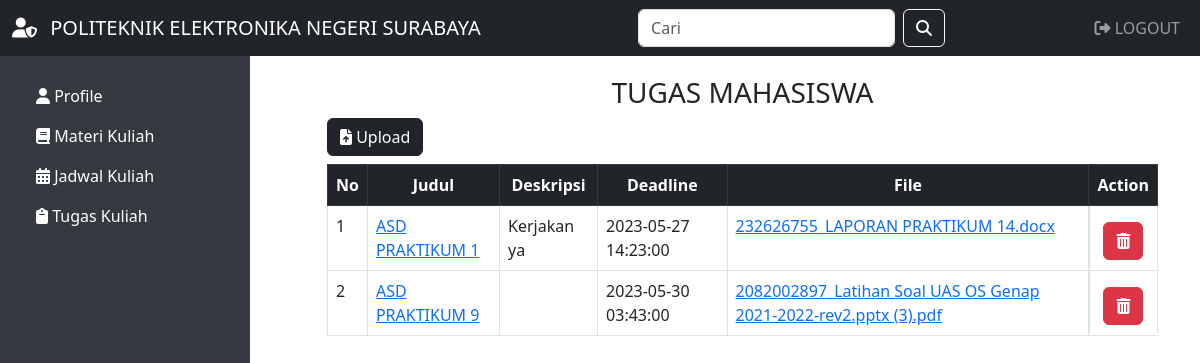
The app's page /uploadtugas.php (signed in) with its own data.
### tables this page shows
CREATE TABLE `tugas` (
  `id_tugas` int(11) NOT NULL,
  `id_dosen` int(11) NOT NULL,
  `judul` varchar(255) NOT NULL,
  `deskripsi` varchar(255) NOT NULL,
  `deadline` datetime NOT NULL,
  `nilai` int(11) NOT NULL,
  `file` varchar(255) NOT NULL
);

### uploadtugas.php (the view, shortened to what this page needs)
<?php
include('./include/header.php');
?>
<?php
include 'koneksi.php';
$no = 1;
$query = "SELECT * FROM tugas";
$result = mysqli_query($koneksi, $query);
?>
<div class="container">
    <div class="row">
        <div class="col-lg-3 sidebar">
        </div>
        <div class="col-lg-9 col-12">
            <h3 class="text-center" style="margin-top: 20px;">TUGAS MAHASISWA</h3>
            <div class="row my-2">
                <div class="col-md">
                    <button type="button" class="btn btn-dark" data-bs-toggle="modal" data-bs-target="#tambah">
                        <i class="fa-solid fa-file-arrow-up"></i>&nbsp;Upload
                    </button>
                </div>
            </div>
            <div class="table-responsive">
                <table class="table table-bordered">
                    <tr class="table-dark text-center">
                        <th>No</th>
                        <th>Judul</th>
                        <th>Deskripsi</th>
                        <th>Deadline</th>
                        <th>File</th>
                        <th>Action</th>
                    </tr>
                    <?php while ($data = mysqli_fetch_assoc($result)) { ?>
                        <tr>
                            <td><?php echo $no++; ?></td>
                            <td><a href="datatugas.php?id_tugas=<?php echo $data['id_tugas']; ?>"><?php echo $data['judul']; ?></a></td>
                            <td><?php echo $data['deskripsi']; ?></td>
                            <td><?php echo $data['deadline']; ?></td>
                            <td><a href="download.php?id_tugas=<?php echo $data['file']; ?>"><?php echo $data['file']; ?></a></td>
                            <td class="d-flex justify-content-center">
                                <a href="aksi_hapustugas.php?id_tugas=<?php echo $data['id_tugas']; ?>" class="btn btn-danger mt-2" style="font-weight: 400;" onclick="return confirm('Apakah anda yakin ingin menghapus?');">
                                    <i class="fas fa-trash-alt"></i>
                                </a>
                            </td>
                        </tr>
                    <?php } ?>
                </table>
            </div>
        </div>
    </div>
</div>
<?php
include('./include/footer.php');
?>

### records on screen
tugas: judul "ASD PRAKTIKUM 1", deskripsi "Kerjakan ya", deadline "2023-05-27 14:23:00", file "232626755_LAPORAN PRAKTIKUM 14.docx"
tugas: judul "ASD PRAKTIKUM 9", deadline "2023-05-30 03:43:00", file "2082002897_Latihan Soal UAS OS Genap 2021-2022-rev2.pptx (3).pdf"
